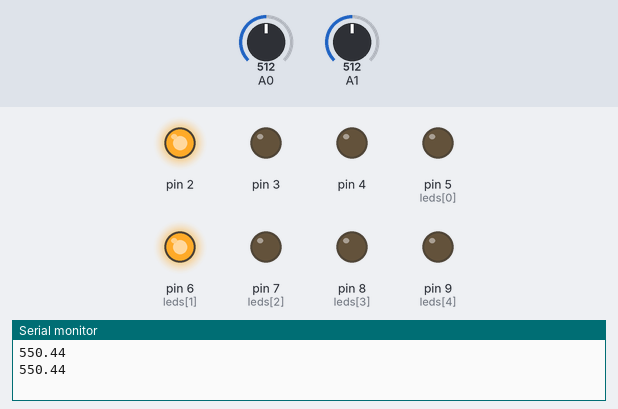
The sketch below on a simulated Arduino Uno, built with avr-gcc and run on an emulated ATmega328P. Parts: output pins drawn as LEDs (lit = HIGH), the last lines printed to the serial monitor. Dashed ring = blinking. The inputs (shaded band) are chosen by the test bench; at power-on: A0 = 512, A1 = 512.

Above: at 3.5 s.
3.6 s: A0 set to 352
At 4.2 s:
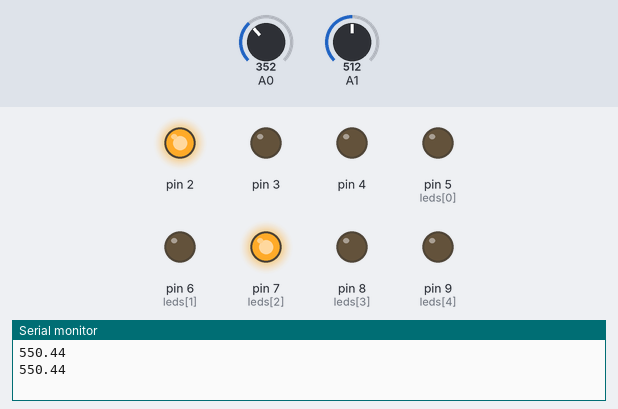
9.7 s: A0 set to 330
At 11.4 s:
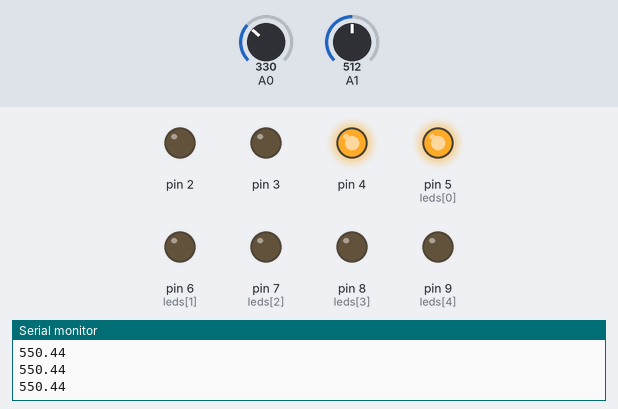
14.1 s: A0 set to 692
At 16.9 s:
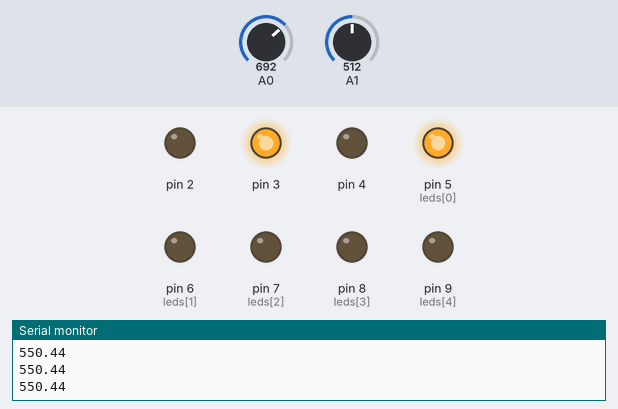
19.6 s: A1 set to 122
23.2 s: A1 set to 0
26.8 s: A1 set to 306
At 27.63 s:
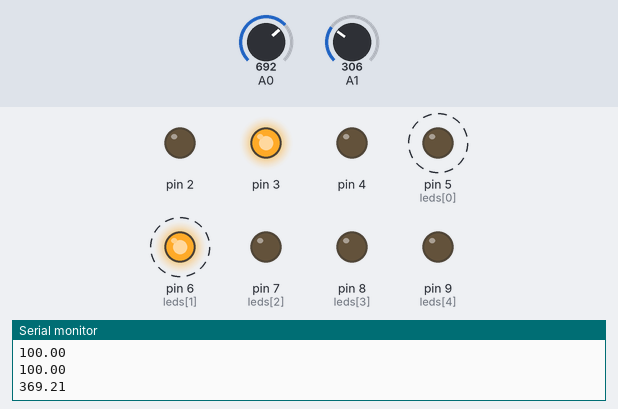
Timing chart, 0 to 31.4 s (numbered marks = the images above; inputs shaded):
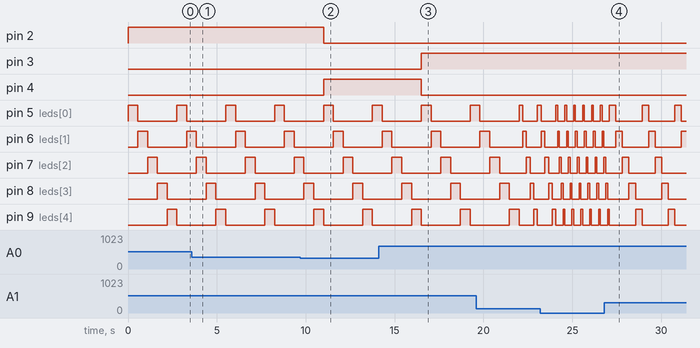

Measured:
- the behaviour switches between 342 and 341 on A0 (found by bisection; images 1 and 2)
- after the input at 9.7 s, pin 2: HIGH → LOW after 1.3 s; pin 4: LOW → HIGH after 1.3 s
- after the input at 14.1 s, pin 3: LOW → HIGH after 2.4 s; pin 4: HIGH → LOW after 2.4 s
- after the input at 26.8 s, pin 5 (leds[0]), pin 6 (leds[1]): alternates HIGH for 0.37 s and LOW for 1.5 s, starting after 0.65 s
- by itself, pin 5 (leds[0]), pin 6 (leds[1]), pin 7 (leds[2]), pin 8 (leds[3]), pin 9 (leds[4]): alternates HIGH for 0.55 s and LOW for 2.2 s

The sketch:

week0_240675_tinkercad1.ino
```cpp
int leds[] = {5, 6, 7, 8, 9};
int numLeds = 5;
float t;
void setup() {
  pinMode(4, OUTPUT);
  pinMode(2, OUTPUT);
  pinMode(3, OUTPUT);
  Serial.begin(9600);
  for (int i = 0; i < numLeds; i++) {
    pinMode(leds[i], OUTPUT);
  }
}

void loop() {
  int POT1 = analogRead(A0);
  float POT2 = analogRead(A1);
  t = (POT2 + 113.666667)/1.1366667; // t goes from 100ms to 1000ms
  Serial.println(t);
  if (POT1 <= 341) {
    digitalWrite(4, HIGH);
    digitalWrite(2, LOW);
    digitalWrite(3, LOW);
  }
  else if (POT1 <= 682) {
    digitalWrite(4, LOW);
    digitalWrite(2, HIGH);
    digitalWrite(3, LOW);
  }

  else {
    digitalWrite(4, LOW);
    digitalWrite(2, LOW);
    digitalWrite(3, HIGH);
  }

  for (int i = 0; i < numLeds; i++) {
    digitalWrite(leds[i], HIGH);
    delay(t);
    digitalWrite(leds[i], LOW);
  }

}

// link for tinkercad : https://www.tinkercad.com/things/0l0nHPfRB40-week0240675tinkercad?sharecode=JU0KvNr0gm8q2cRwti5o1vtSuGSLf-XOqVAkSsbprqw
```
